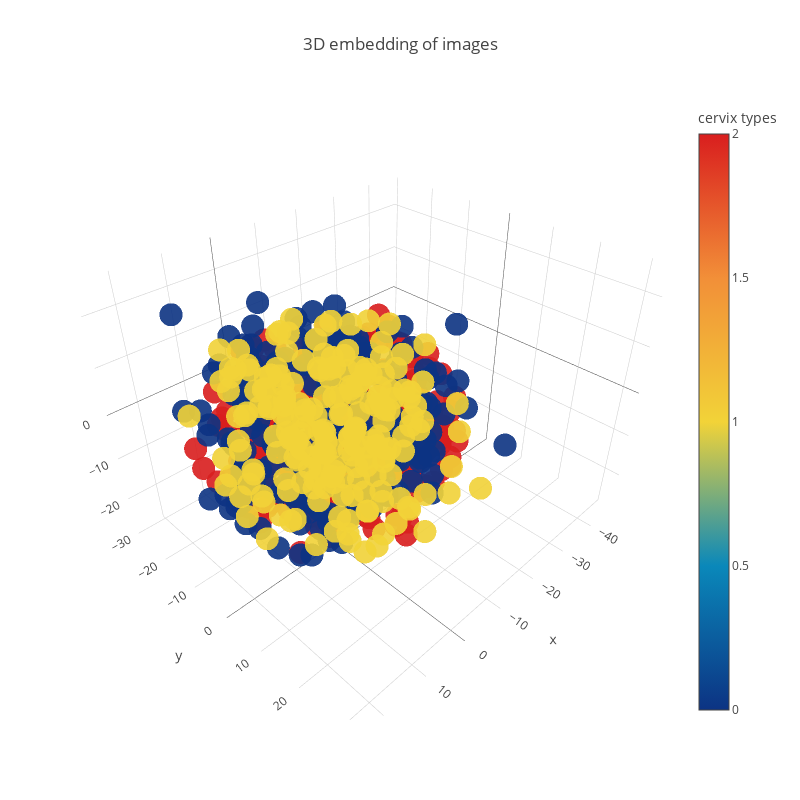

The code cell stored with this chart in its notebook:
### Code cell
from sklearn import preprocessing

trace1 = go.Scatter3d(
    x=tsne[:,0],
    y=tsne[:,1],
    z=tsne[:,2],
    mode='markers',
    marker=dict(
        sizemode='diameter',
        color = preprocessing.LabelEncoder().fit_transform(all_image_types),
        colorscale = 'Portland',
        colorbar = dict(title = 'cervix types'),
        line=dict(color='rgb(255, 255, 255)'),
        opacity=0.9
    )
)

data=[trace1]
layout=dict(height=800, width=800, title='3D embedding of images')
fig=dict(data=data, layout=layout)
py.iplot(fig, filename='3DBubble')

### Figure 1 — Plotly figure (JSON) as saved in the notebook; plotly's stock layout.template omitted (floating-point values rounded to 4 significant figures; data arrays with more than 128 entries replaced by an {"elided": "..."} marker saying what was removed)
{"data": [{"marker": {"color": {"elided": "600 int values"}, "colorbar": {"title": "cervix types"}, "colorscale": "Portland", "line": {"color": "rgb(255, 255, 255)"}, "opacity": 0.9, "sizemode": "diameter"}, "mode": "markers", "type": "scatter3d", "x": {"elided": "600 float values"}, "y": {"elided": "600 float values"}, "z": {"elided": "600 float values"}}], "layout": {"height": 800, "title": "3D embedding of images", "width": 800}}
